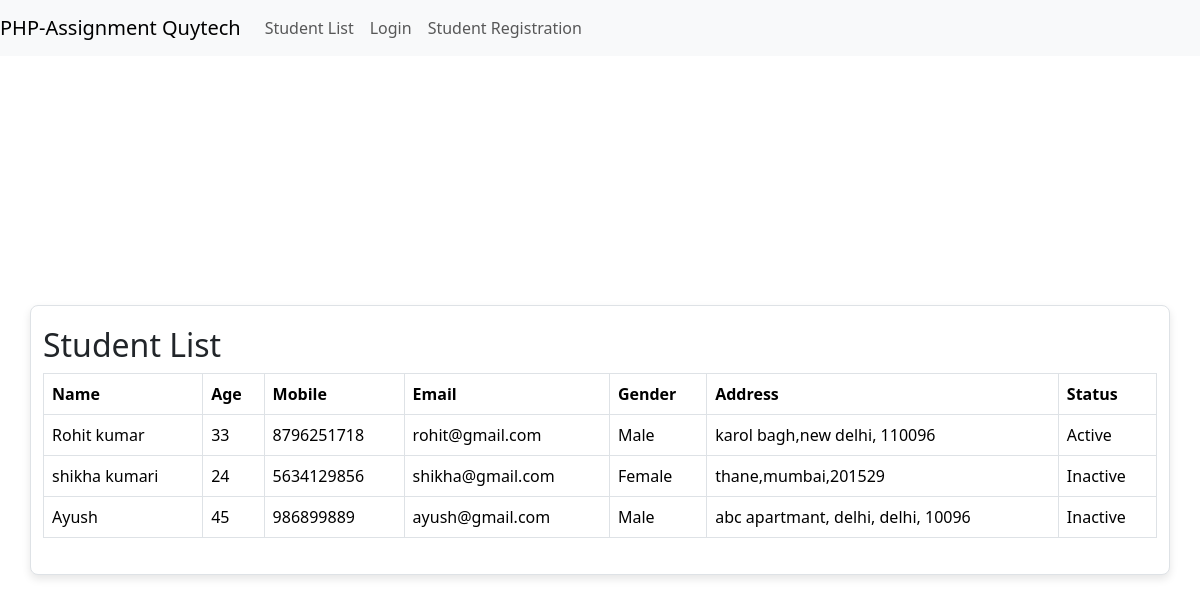
The app's page /student_list.php with its own data.
### tables this page shows
CREATE TABLE `students` (
  `id` int(11) NOT NULL,
  `name` varchar(255) NOT NULL,
  `age` int(11) NOT NULL,
  `mobile` varchar(15) NOT NULL,
  `email` varchar(255) NOT NULL,
  `gender` varchar(10) NOT NULL,
  `address` varchar(255) NOT NULL,
  `status` varchar(50) NOT NULL
);

### student_list.php (the view, shortened to what this page needs)
<?php
include 'header.php';
include 'navbar.php';
include 'database.php';
$result = $conn->query("SELECT * FROM students");
?>
<div class="container" style="margin-top: 100px;">
    <h2>Student List</h2>
    <table class="table table-bordered">
        <thead>
            <tr>
                <th>Name</th>
                <th>Age</th>
                <th>Mobile</th>
                <th>Email</th>
                <th>Gender</th>
                <th>Address</th>
                <th>Status</th>
            </tr>
        </thead>
        <tbody>
            <?php while ($row = $result->fetch_assoc()): ?>
                <tr>
                    <td><?php echo $row['name']; ?></td>
                    <td><?php echo $row['age']; ?></td>
                    <td><?php echo $row['mobile']; ?></td>
                    <td><?php echo $row['email']; ?></td>
                    <td><?php echo $row['gender']; ?></td>
                    <td><?php echo $row['address']; ?></td>
                    <td><?php echo $row['status']; ?></td>
                </tr>
            <?php endwhile; ?>
        </tbody>
    </table>
</div>
<?php include 'footer.php'; ?>

### header.php (shortened to what this page needs)
<!doctype html>
<html lang="en">
  <head>
    <link rel="stylesheet" href="css/styles.css">
    <link href="https://cdn.jsdelivr.net/npm/bootstrap@5.3.3/dist/css/bootstrap.min.css" rel="stylesheet">
  </head>
  <body>

### navbar.php (shortened to what this page needs)
<nav class="navbar navbar-expand-lg navbar-light bg-light fixed-top">
    <a class="navbar-brand" href="#">PHP-Assignment Quytech</a>
    <div class="collapse navbar-collapse" id="navbarNav">
        <ul class="navbar-nav">
            <li class="nav-item">
                <a class="nav-link" href="student_list.php">Student List</a>
            </li>
            <?php if (!isset($_SESSION['loggedin']) || !$_SESSION['loggedin']): ?>
                <li class="nav-item">
                    <a class="nav-link" href="login.php">Login</a>
                </li>
            <?php else: ?>
                <li class="nav-item">
                    <a class="nav-link" href="logout.php">Logout</a>
                </li>
            <?php endif; ?>
            <li class="nav-item">
                <a class="nav-link" href="student_register.php">Student Registration</a>
            </li>
        </ul>
    </div>
</nav>

### footer.php (shortened to what this page needs)
  </body>
</html>

### css/styles.css (style rules this page uses)
body { margin: 0; padding: 0; font-family: Arial, sans-serif; background-color: #f8f9fa; display: flex; justify-content: center; align-items: center; height: 100vh; }
.container { width: 100%; max-width: 400px; margin: 20px; padding: 20px; background-color: #ffffff; border: 1px solid #dee2e6; border-radius: 8px; box-shadow: 0 4px 8px rgba(0, 0, 0, 0.1); }

### records on screen
students: name "Rohit kumar", age "33", mobile "8796251718", email "rohit@gmail.com", gender "Male", address "karol bagh,new delhi, 110096", status "Active"
students: name "shikha kumari", age "24", mobile "5634129856", email "shikha@gmail.com", gender "Female", address "thane,mumbai,201529", status "Inactive"
students: name "Ayush", age "45", mobile "986899889", email "ayush@gmail.com", gender "Male", address "abc apartmant, delhi, delhi, 10096", status "Inactive"
